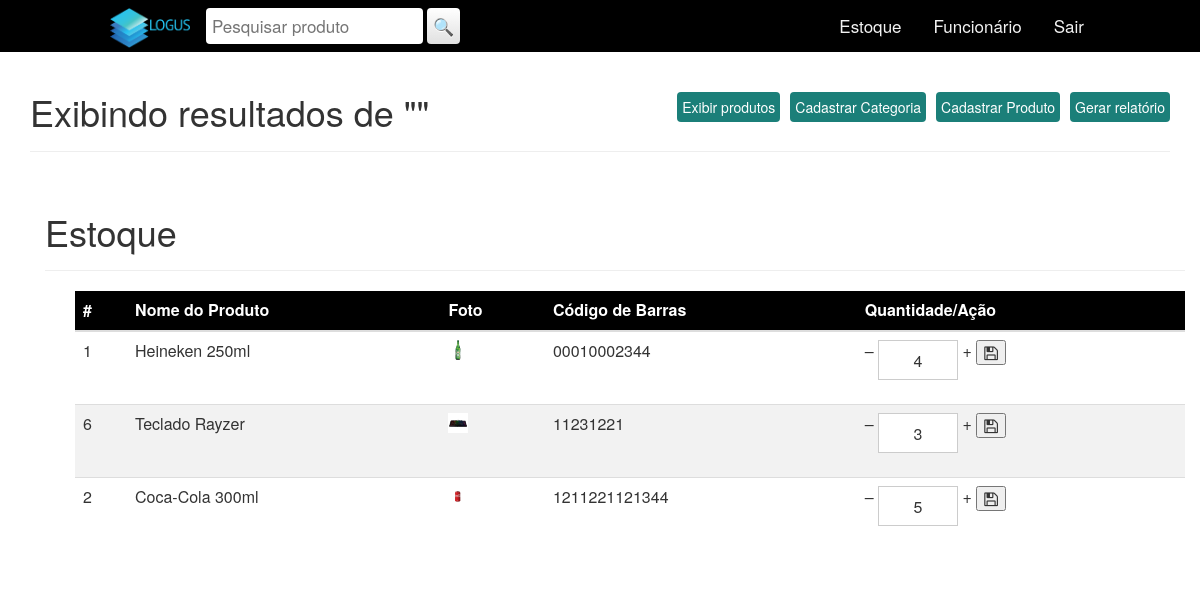
The app's page /estoque_search.php (signed in) with its own data.
### tables this page shows
CREATE TABLE `produto` (
  `id` int(11) NOT NULL,
  `fk_categoria` int(11) NOT NULL,
  `codigo_barras` varchar(30) NOT NULL,
  `nome` varchar(30) NOT NULL,
  `detalhe` varchar(30) NOT NULL,
  `valor` float NOT NULL,
  `Foto` varchar(50) NOT NULL,
  `quantidade` int(11) NOT NULL
);

### estoque_search.php (the view, shortened to what this page needs)
<?php
	include_once("conexao.php");
	$nome = mysqli_real_escape_string($conn, $_POST['nomeproduto']);
    $result_search = "SELECT * FROM produto WHERE nome LIKE '%$nome%'";
    $resultado_search = mysqli_query($conn, $result_search);
?>
<!DOCTYPE html>
<?php if($_SESSION['log'] == "logado"){?>
	<html lang="pt-br">
		<head>
			<link href="css/bootstrap.min.css" rel="stylesheet">
		   	<link rel="stylesheet" type="text/css" href="css/style.css">
			<link rel="stylesheet" href="http://maxcdn.bootstrapcdn.com/bootstrap/3.2.0/css/bootstrap.min.css">
			<link rel="stylesheet" href="http://maxcdn.bootstrapcdn.com/bootstrap/3.2.0/css/bootstrap-theme.min.css">
			<link rel="stylesheet" href="//maxcdn.bootstrapcdn.com/font-awesome/4.2.0/css/font-awesome.min.css">
		</head>
		<body>
		<?php include_once("header/header_produto.php")?>
		<div class="container theme-showcase" role="main">
			<div class="page-header">
				<a href="http://logus.freevar.com/arquivo.php"><button type="button" class="quadrinhoarredondadoexemplo pull-right" >Gerar relatório</button></a>
				<button type="button" class="quadrinhoarredondadoexemplo pull-right" data-toggle="modal" data-target="#myModalcad">Cadastrar Produto</button>
				<button type="button" class="quadrinhoarredondadoexemplo pull-right" data-toggle="modal" data-target="#myModalcadCat">Cadastrar Categoria</button>
				<a href="http://logus.freevar.com/produto.php"><button type="button" class="quadrinhoarredondadoexemplo pull-right">Exibir produtos</button></a>
				<h1>Exibindo resultados de "<?php echo "$nome";?>" </h1>
			</div>
			<div class="container theme-showcase" role="main">
				<div class="page-header">
					<h1>Estoque</h1>
				</div>
				<div class="container theme-showcase" role="main">
					<div class="col-md-12">
						<table class="table">
							<thead>
								<tr>
									<th>#</th>
									<th>Nome do Produto</th>
									<th>Foto</th>
									<th>Código de Barras</th>
									<th>Quantidade/Ação</th>
								</tr>
							</thead>
							<tbody>
								<?php while($rows_produto = mysqli_fetch_assoc($resultado_search)){ ?>
									<?php $quantidade = $rows_produto['quantidade'] ?>
									<?php if($quantidade>0){ ?>
										<tr>
											<td><?php echo $rows_produto['id']; ?></td>
											<td><?php echo $rows_produto['nome']; ?></td>
											<td><img src="<?php echo "upload/".$rows_produto['Foto'] ?>" style="width: 20px; height: 20px;"><br><br></td>
											<td><?php echo $rows_produto['codigo_barras']; ?></td>
											<td>
												<form method="POST" action="http://logus.freevar.com/estoque_update.php" enctype="multipart/form-data">
													<div class="form-group">
														<span class="input-number-decrement">–</span>
														<input class="input-number" name="quantidade" type="text" value="<?php echo $rows_produto['quantidade']; ?>" min="0">
														<span class="input-number-increment">+</span>
														<button type="submit" id="btn-save"><i class="fa fa-save"></i></button>
													</div>
												</form>
											</td>
										</tr>
									<?php } ?>
								<?php } ?>
							</tbody>
						</table>
					</div>
				</div>
			</div>
	</body>
	</html>
<?php }else{
	header("Location: paglogin.php");
}?>

### header/header_produto.php
<div class="topnav">
	<div class="vazio">
		<a href="./sair.php">Sair</a>
		<a href="./funcionario.php">Funcionário</a>
		<a href="./estoque.php">Estoque</a>
	</div>
	<img src="images/Logo2.png">
	<form method="POST" action="./produto_search.php">
		<input type="text" name="nomeproduto" placeholder="Pesquisar produto">
		<button type="submit" name="SendPesqUser" class="btn btn-default">🔍</button>
	</form>
</div>

### css/style.css (style rules this page uses)
.topnav { background-color: #000000; overflow: hidden; }
.topnav a { float: right; color: #f2f2f2; text-align: center; padding: 14px 16px; text-decoration: none; font-size: 17px; }
.topnav input[type=text] { float: left; padding: 6px; margin-top: 8px; margin-right: 4px; border: none; border-radius: 4px; font-size: 17px; }
.topnav button[type=submit] { float: left; padding: 6px; margin-top: 8px; margin-right: 16px; border: 10px; font-size: 17px; }
.topnav img { float: left; width: 80px; margin-left: 110px; height: 40px; margin-top: 8px; margin-right: 16px; border: none; }
.vazio { margin-right: 100px; }
h1 { font-size: 25px; margin-left: 20px; }
.input-number { width: 80px; height: 40px; padding: 0 30px; vertical-align: top; text-align: center; outline: none; }
.input-number { border: 1px solid #ccc; height: 40px; user-select: none; }
.fa { display: inline-block; }
#btn-save { height: 25px; Vertical-align: top; }
.quadrinhoarredondadoexemplo { color: white; background: #1B7F79; border: 1px ; margin-left: 10px; margin-bottom: 0px; padding: 5px; text-align: center; display: block; border-radius: 4px; }
table { border-collapse: collapse; width: 100%; }
th, td { text-align: left; padding: 8px; }
tr:nth-child(even) { background-color: #f2f2f2 }
th { background-color: #000000; color: white; }

### records on screen
produto: id "1", nome "Heineken 250ml", Foto (picture), codigo_barras "00010002344", quantidade "4"
produto: id "6", nome "Teclado Rayzer", Foto (picture), codigo_barras "11231221", quantidade "3"
produto: id "2", nome "Coca-Cola 300ml", Foto (picture), codigo_barras "1211221121344", quantidade "5"
